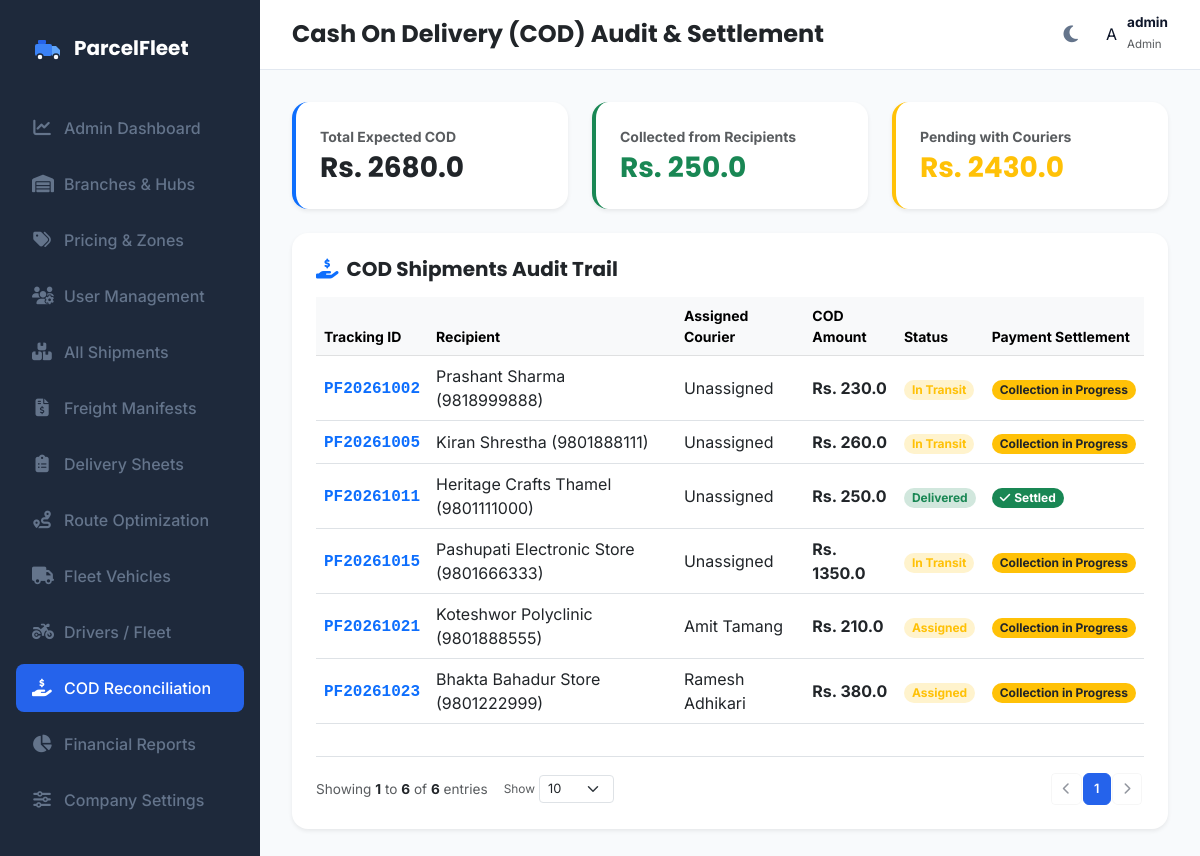
Before: /admin/cod-reconciliation (signed in) with the older database file.
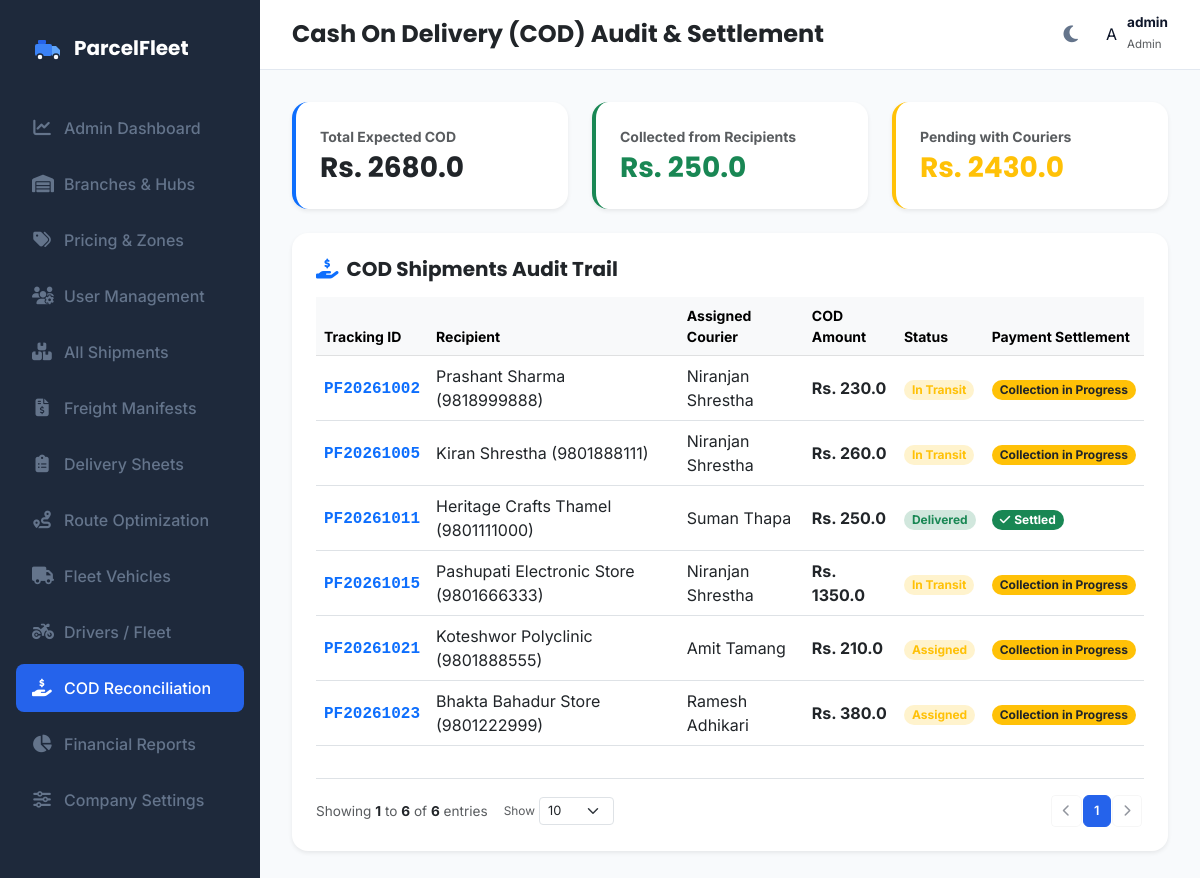
After: the same page with the newer database file.
### models.py (models this page shows, shortened)
class Parcel(db.Model):
    __tablename__ = 'parcels'
    id = db.Column(db.Integer, primary_key=True)
    tracking_id = db.Column(db.String(50), unique=True, nullable=False)
    sender_name = db.Column(db.String(100), nullable=False)
    sender_phone = db.Column(db.String(20), nullable=False)
    receiver_name = db.Column(db.String(100), nullable=False)
    receiver_phone = db.Column(db.String(20), nullable=False)
    pickup_address = db.Column(db.String(100), nullable=False)
    delivery_address = db.Column(db.String(100), nullable=False)
    pickup_hub = db.Column(db.String(100), nullable=True)
    delivery_hub = db.Column(db.String(100), nullable=True)
    pickup_latitude = db.Column(db.Float, nullable=False, default=27.7154)
    pickup_longitude = db.Column(db.Float, nullable=False, default=85.3123)
    delivery_latitude = db.Column(db.Float, nullable=False, default=27.6915)
    delivery_longitude = db.Column(db.Float, nullable=False, default=85.3331)
    parcel_type = db.Column(db.String(50), nullable=False)
    weight = db.Column(db.Float, nullable=False)
    length = db.Column(db.Float, nullable=False, default=10.0)
    width = db.Column(db.Float, nullable=False, default=10.0)
    height = db.Column(db.Float, nullable=False, default=10.0)
    status = db.Column(db.String(30), default='Pending')  # 'Pending', 'Assigned', 'Manifested', 'Picked Up', 'In Transit', 'Out For Delivery', 'Delivered', 'Failed Delivery', 'Returned', 'Cancelled'
    delivery_charge = db.Column(db.Float, nullable=False, default=0.0)
    payment_status = db.Column(db.String(20), default='Pending')  # 'Pending', 'Paid', 'COD'
    assigned_driver_id = db.Column(db.Integer, db.ForeignKey('drivers.id'), nullable=True)
    service_type = db.Column(db.String(50), nullable=False, default='Standard')  # 'Standard', 'Express', 'Air', 'Surface'
    cod_amount = db.Column(db.Float, default=0.0)
    customer_id = db.Column(db.Integer, db.ForeignKey('customer_profiles.id'), nullable=True)
    hub_id = db.Column(db.Integer, db.ForeignKey('hubs.id'), nullable=True)
    merchandise_id = db.Column(db.Integer, db.ForeignKey('merchandise.id'), nullable=True)
    manifest_id = db.Column(db.Integer, db.ForeignKey('manifests.id'), nullable=True)
    expected_delivery_date = db.Column(db.DateTime, nullable=True)
    pickup_image = db.Column(db.String(255), nullable=True)
    delivery_image = db.Column(db.String(255), nullable=True)
    delivery_attempts = db.Column(db.Integer, default=0)
    failed_reason = db.Column(db.String(255), nullable=True)
    special_tags = db.Column(db.String(255), nullable=True)
    created_at = db.Column(db.DateTime, default=datetime.utcnow)
    delivered_at = db.Column(db.DateTime, nullable=True)
    delivery_notes = db.Column(db.Text, nullable=True)
    customer_signature = db.Column(db.Text, nullable=True)
    manifest = db.relationship('Manifest', foreign_keys=[manifest_id])
    history = db.relationship('TrackingHistory', backref='parcel', cascade="all, delete-orphan", order_by="TrackingHistory.timestamp.asc()")
    notifications = db.relationship('NotificationLog', backref='parcel', cascade="all, delete-orphan", order_by="NotificationLog.timestamp.asc()")

class Driver(db.Model):
    __tablename__ = 'drivers'
    id = db.Column(db.Integer, primary_key=True)
    user_id = db.Column(db.Integer, db.ForeignKey('users.id'), nullable=True)
    name = db.Column(db.String(100), nullable=False)
    phone = db.Column(db.String(20), nullable=False, unique=True)
    email = db.Column(db.String(100), nullable=True, unique=True)
    vehicle_number = db.Column(db.String(50), nullable=False)  # Kept for backward compatibility
    availability = db.Column(db.String(20), default='Available')  # 'Available', 'On Delivery', 'Offline', 'On Break'
    latitude = db.Column(db.Float, nullable=False, default=27.7172)  # Default Kathmandu Coordinates
    longitude = db.Column(db.Float, nullable=False, default=85.3240)
    completed_deliveries = db.Column(db.Integer, default=0)
    average_delivery_time = db.Column(db.Float, default=0.0)  # In minutes
    employee_code = db.Column(db.String(50), unique=True, nullable=True)
    address = db.Column(db.String(255), nullable=True)
    license_number = db.Column(db.String(50), nullable=True)
    license_type = db.Column(db.String(50), default='Bike')  # 'Bike' (Category A), 'Van' (Category B), 'Pickup' (Category C), 'Truck' (Category D)
    license_expiry = db.Column(db.DateTime, nullable=True)
    joining_date = db.Column(db.DateTime, default=datetime.utcnow)
    assigned_vehicle_id = db.Column(db.Integer, db.ForeignKey('vehicles.id'), nullable=True)
    emergency_contact = db.Column(db.String(50), nullable=True)
    status = db.Column(db.String(30), default='Available')  # 'Available', 'Delivering', 'Off Duty', 'On Leave'
    hub_id = db.Column(db.Integer, db.ForeignKey('hubs.id'), nullable=True)
    rating = db.Column(db.Float, default=5.0)
    remarks = db.Column(db.Text, nullable=True)
    total_deliveries = db.Column(db.Integer, default=0)
    successful_deliveries = db.Column(db.Integer, default=0)
    failed_deliveries = db.Column(db.Integer, default=0)
    parcels = db.relationship('Parcel', backref='assigned_driver', foreign_keys="Parcel.assigned_driver_id")
    assignments = db.relationship('Assignment', backref='driver', cascade="all, delete-orphan")

### app.py (the view)
@app.route('/admin/cod-reconciliation')
@login_required
def cod_reconciliation():
    if current_user.role not in ['admin', 'hub_admin']:
        return redirect(url_for('index'))
    drivers = Driver.query.all()
    cod_parcels = Parcel.query.filter_by(payment_status='COD').all()
    total_cod = sum(p.delivery_charge for p in cod_parcels)
    collected_cod = sum(p.delivery_charge for p in cod_parcels if p.status == 'Delivered')
    pending_cod = total_cod - collected_cod
    return render_template(
        'cod_reconciliation.html',
        active_page='cod_reconciliation',
        drivers=drivers,
        cod_parcels=cod_parcels,
        total_cod=round(total_cod, 2),
        collected_cod=round(collected_cod, 2),
        pending_cod=round(pending_cod, 2)
    )

### app.py (called while the page is built)
@login_manager.user_loader
def load_user(user_id):
    return User.query.get(int(user_id))

### templates/cod_reconciliation.html (shortened to what this page needs)
{% extends "base.html" %}
{% block page_title %}Cash on Delivery (COD) Audit & Settlement{% endblock %}
{% block content %}
<div class="row g-4 mb-4">
    <div class="col-md-4">
        <div class="card border-0 shadow-sm rounded-4 p-4 bg-white border-start border-primary border-4">
            <span class="text-muted small uppercase fw-bold">Total Expected COD</span>
            <h3 class="fw-bold text-dark mt-1 mb-0">Rs. {{ total_cod }}</h3>
        </div>
    </div>
    <div class="col-md-4">
        <div class="card border-0 shadow-sm rounded-4 p-4 bg-white border-start border-success border-4">
            <span class="text-muted small uppercase fw-bold">Collected from Recipients</span>
            <h3 class="fw-bold text-success mt-1 mb-0">Rs. {{ collected_cod }}</h3>
        </div>
    </div>
    <div class="col-md-4">
        <div class="card border-0 shadow-sm rounded-4 p-4 bg-white border-start border-warning border-4">
            <span class="text-muted small uppercase fw-bold">Pending with Couriers</span>
            <h3 class="fw-bold text-warning mt-1 mb-0">Rs. {{ pending_cod }}</h3>
        </div>
    </div>
</div>
<div class="card border-0 shadow-sm rounded-4 bg-white p-4">
    <h5 class="fw-bold text-dark mb-3"><i class="fas fa-hand-holding-dollar text-primary me-2"></i>COD Shipments Audit Trail</h5>
    <div class="table-responsive">
        <table class="table table-hover align-middle">
            <thead class="table-light">
                <tr class="small text-muted">
                    <th>Tracking ID</th>
                    <th>Recipient</th>
                    <th>Assigned Courier</th>
                    <th>COD Amount</th>
                    <th>Status</th>
                    <th>Payment Settlement</th>
                </tr>
            </thead>
            <tbody>
                {% for p in cod_parcels %}
                <tr>
                    <td><strong class="text-primary font-monospace">{{ p.tracking_id }}</strong></td>
                    <td>{{ p.receiver_name }} ({{ p.receiver_phone }})</td>
                    <td>{{ p.assigned_driver.name if p.assigned_driver else 'Unassigned' }}</td>
                    <td><strong>Rs. {{ p.delivery_charge }}</strong></td>
                    <td>
                        <span class="badge bg-{% if p.status == 'Delivered' %}success{% else %}warning{% endif %}-subtle text-{% if p.status == 'Delivered' %}success{% else %}warning{% endif %} rounded-pill px-2 py-1">
                            {{ p.status }}
                        </span>
                    </td>
                    <td>
                        {% if p.status == 'Delivered' %}
                        <span class="badge bg-success text-white rounded-pill px-2 py-1"><i class="fas fa-check me-1"></i>Settled</span>
                        {% else %}
                        <span class="badge bg-warning text-dark rounded-pill px-2 py-1">Collection in Progress</span>
                        {% endif %}
                    </td>
                </tr>
                {% endfor %}
            </tbody>
        </table>
    </div>
</div>
{% endblock %}

Changed rows visible on the page:
changed Parcel "PF20261002": assigned_driver "Unassigned" → "Niranjan Shrestha"
changed Parcel "PF20261005": assigned_driver "Unassigned" → "Niranjan Shrestha"
changed Parcel "PF20261011": assigned_driver "Unassigned" → "Suman Thapa"
changed Parcel "PF20261015": assigned_driver "Unassigned" → "Niranjan Shrestha"
